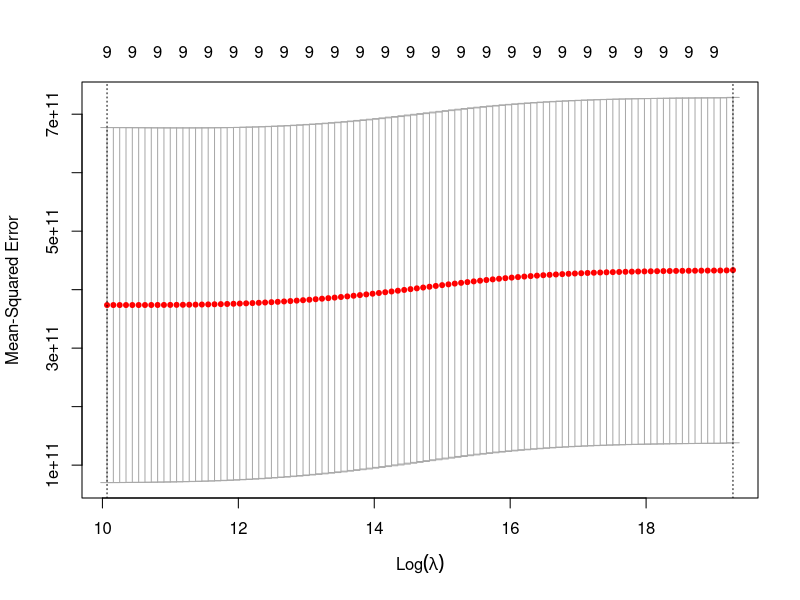
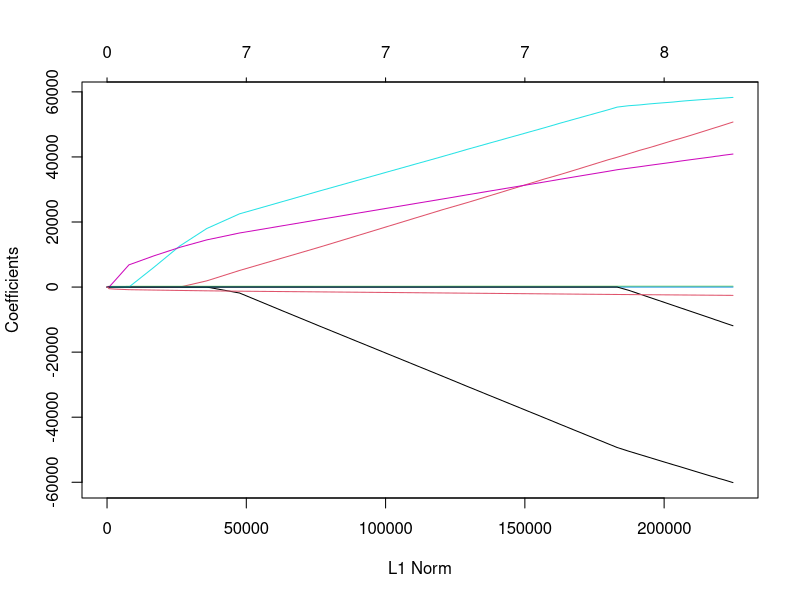
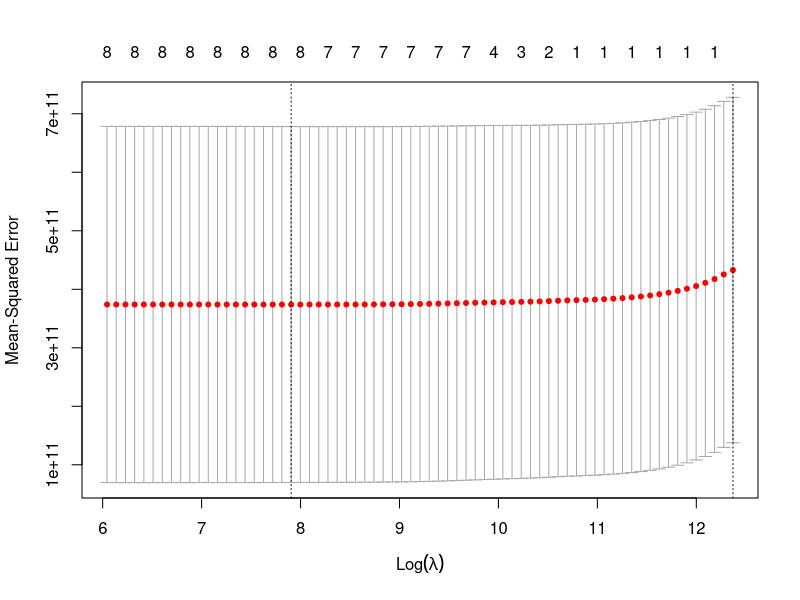
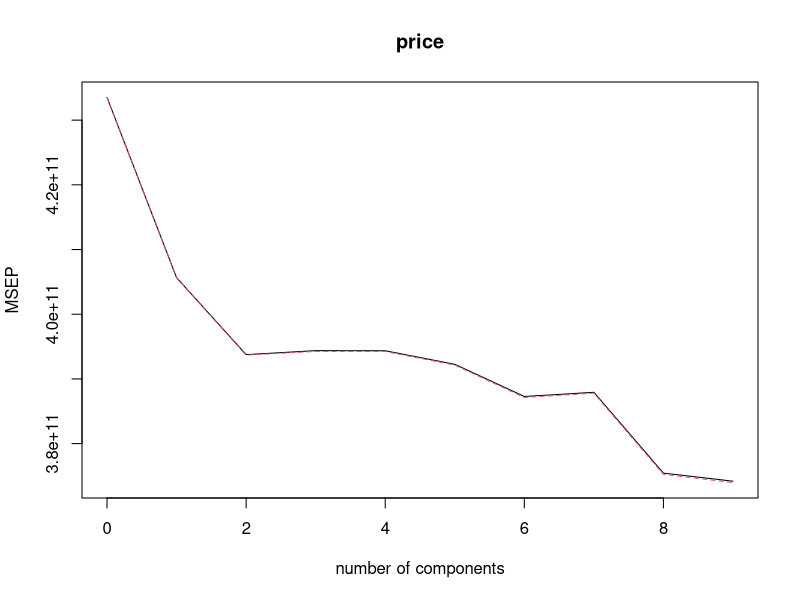
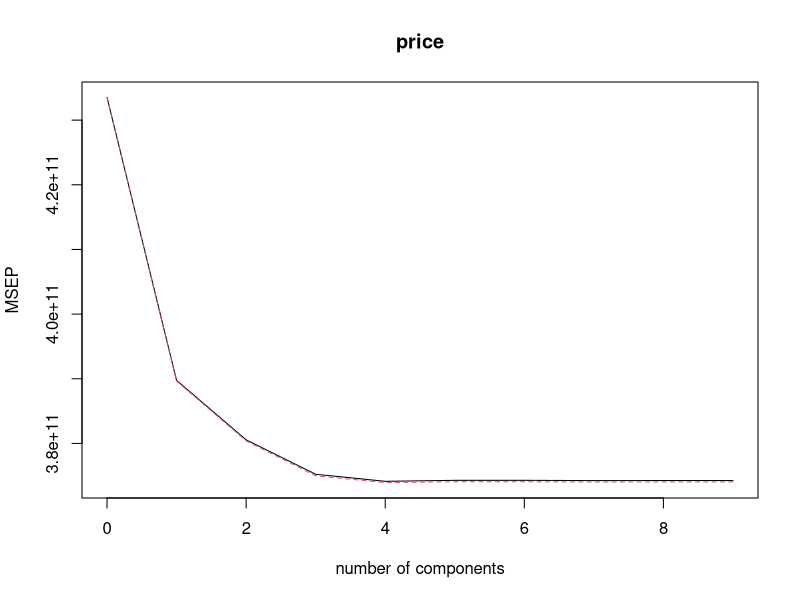

Source code (R) for these figures, in order: (Note: this script raises an error after producing the figures.)
## HEADER ####
## 2020-10-27
## C7081-Assessment

# Set WD, Read in Data
setwd("~/Google Drive/Harper/1 Statistical Analysis for Data Science/Asssesment/github-C7081/C7081-assessment")
library(openxlsx)
data2 <- read.xlsx("housing_data_assessment.xlsx")

# Split into training and test data sets

data2 <- data2[ ,-11]

set.seed(1)

train <- sample(c(TRUE, FALSE), nrow(data2), rep = TRUE)

test <- (!train)

house.train <- data2[train,]

house.test <- data2[test,]

# Fit linear model using least squares on train data, report test error

lm.model <- lm(price ~ ., 
               data = house.train)

lm.pred <- predict(lm.model, house.test)

mean((house.test[, "price"] - lm.pred)^2)

# Fit a ridge regression, choose lambda by cross validation

library(glmnet)

set.seed(1)

x <- model.matrix(price ~ ., data = data2)[,-1]

y <- data2$price

cv.ridge <- cv.glmnet(x[train,], y[train], alpha = 0)

plot(cv.ridge)

best.lambda <- cv.ridge$lambda.min

best.lambda

# Report test error

ridge.mod <- glmnet(x[train, ], y[train], alpha = 0)

ridge.pred <- predict(ridge.mod, s = best.lambda,
                      newx = x[test,])

mean((ridge.pred - y[test])^2)

# Fit a lasso model on the training set, choose lambda by C-V

lasso.mod <- glmnet(x[train,], 
                    y[train], 
                    alpha = 1)
plot(lasso.mod)

set.seed(1)

cv.lasso <- cv.glmnet(x[train,], 
                      y[train],
                      alpha = 1)

plot(cv.lasso)

best.lamb <- cv.lasso$lambda.min

lasso.pred <- predict(lasso.mod, s = best.lamb, 
                      newx = x[test,])

# Report test error and number of non zero coefficients

mean((lasso.pred - y[test])^2)

out <- glmnet(x, y, alpha = 1)

lasso.coef <- predict(out, type = "coefficients", 
                      s = best.lamb)
lasso.coef

lasso.coef[lasso.coef!=0]

# Fit PCR Model on training data, M chosen by C-V

library(pls)

set.seed(2)

pcr.fit <- pcr(price ~ ., 
               data = house.train,
               scale = TRUE,
               validation = "CV")

summary(pcr.fit)

validationplot(pcr.fit, val.type = "MSEP") 
# shows the smallest C-V error is when M = 9 which is the same as just 
# performing least squares

names(pcr.fit)


# Report test error, and value of M selected

pcr.pred <- predict(pcr.fit, x[test,], ncomp = 9)

mean((pcr.pred - y[test])^2)

# Fit PLS Model to training data, C-V

pls.fit <- plsr(price ~ .,
                data = house.train,
                scale = TRUE,
                validation = "CV")

summary(pls.fit)

validationplot(pls.fit, val.type = "MSEP")

# Report test error, and value of M selected

pls.pred <- predict(pls.fit, x[test,], ncomp = 3)

mean((pls.pred - y[test])^2)

pls.fit <- plsr(price ~ ., data = data2, scale = TRUE, ncomp = 3)

summary(pls.fit)

# Best subset selection

library(leaps)

regsub.fit <- regsubsets(price ~ ., 
                         data = data2[train, ],
                         nvmax = 9)

test.matrix <- model.matrix(price ~ .,
                            data = data2[test,])

val.errors <- rep(NA, 9)
for(i in 1:9) {
  coefi <- coef(regsub.fit, id = i)
  pred <- test.matrix[ ,names(coefi)]%*%coefi
  val.errors[i]=mean((data2$price[test]-pred)^2)
}

val.errors

which.min(val.errors)

coef(regsub.fit, 7)

# create prediction formula 

predict.regsubsets <- function(object, newdata, id, ...){
  form <- as.formula(object$call[[2]])
  mat <- model.matrix(form, newdata)
  coefi <- coef(object, id=id)
  xvars <- names(coefi)
  mat[, xvars]%*%coefi
}

# Make use of full data set to obtain more accurate coef estimates

regfit.best <- regsubsets(price ~ ., 
                          data = data2, 
                          nvmax = 9)

coef(regfit.best, 7)

reg.summary <- summary(regfit.best)


# Choosing among models of different sizes using cross-validation

k <- 10
set.seed(1)
folds <- sample(1:k, nrow(data2), replace = TRUE)
cv.errors <- matrix(NA, k, 9, dimnames = list(NULL, paste(1:9)))

for(j in 1:k){
  best.fit <- regsubsets(price ~ ., 
                         data = data2[folds!=j,],
                         nvmax = 9)
  for (i in 1:9) {
    pred <- predict(best.fit, data2[folds==j,], id=i)
    cv.errors[j, i]=mean((data2$price[folds==j]-pred)^2)
  }
}

mean.cv.errors <- apply(cv.errors, 2, mean)
mean.cv.errors

plot(mean.cv.errors, type = "b")

# Cross validation also selects a seven variable model

# Plot graphs of RSS, adjr2, cp and BIC

which.max(reg.summary$adjr2)

which.min(reg.summary$cp)

which.min(reg.summary$bic)


par(mfrow=c(2,2))

plot(reg.summary$rss, 
     xlab="Number of Variables", 
     ylab="RSS",
     type = "l")

plot(reg.summary$adjr2,
     xlab = "Number of Variables",
     ylab = "Adjusted RSq",
     type = "l")

points(7, reg.summary$adjr2[7], col="red", cex=2, pch=20)

plot(reg.summary$cp, 
     xlab = "Number of Variables",
     ylab = "Cp",
     type = "l")

points(7, reg.summary$cp[7], # this is giving the coordinates of the point 
       # on the graph to plot, 10 on the x axis and the 10th value of the cp on
       # y axis
       col = "red",
       cex = 2,
       pch = 20)

plot(reg.summary$bic, 
     xlab = "Number of Variables",
     ylab = "BIC",
     type = "l")

points(5, reg.summary$bic[5],
       col = "red",
       cex = 2,
       pch = 20)

# Forward and Backward Stepwise Selection

regfit.fwd <- regsubsets(price ~ ., 
                         data = data2, 
                         nvmax = 9,
                         method = "forward")

summary(regfit.fwd)

regfit.bwd <- regsubsets(price ~ ., 
                         data = data2, 
                         nvmax = 9, 
                         method = "backward")

summary(regfit.bwd)
